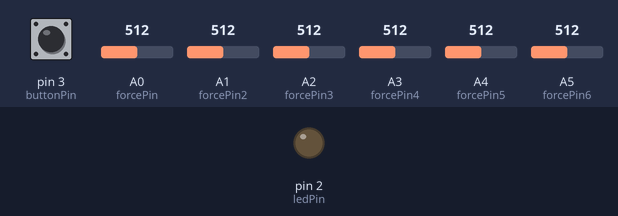
A sketch run on a simulated Arduino Uno, built with avr-gcc and run on an emulated ATmega328P. Shown: output pins drawn as LEDs (lit = HIGH). The inputs (shaded band) are chosen by the test bench; at power-on: pin 3 (buttonPin) HIGH, A0 (forcePin) = 512, A1 (forcePin2) = 512, A2 (forcePin3) = 512, A3 (forcePin4) = 512, A4 (forcePin5) = 512, A5 (forcePin6) = 512. Storage starts empty; what the sketch prints to the serial monitor is not drawn.

Above: at 0.26 s.
Timing chart, 0 to 2.0 s (numbered marks = the images above):
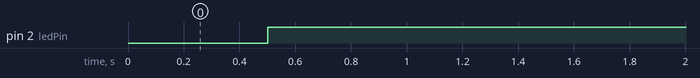

The sketch:

sketch_oct12a.ino
```cpp
//Reading stuff:
int forcePin = A0;
int forcePin2 = A1;
int forcePin3 = A2;
int forcePin4 = A3;
int forcePin5 = A4;
int forcePin6 = A5;
int forceReading = 0;
int forceReading2 = 0;
int forceReading3 = 0;
int forceReading4 = 0;
int forceReading5 = 0;
int forceReading6 = 0;
static unsigned long lastRead = 0;
const unsigned long READ_PERIOD = 10000;

/*--------------------------------------------------------------------*/

//Button on/off:
const int buttonPin = 3;
const int ledPin = 2;

int ledState = LOW;
int buttonState;
int lastButtonState = HIGH;

unsigned long lastDebounceTime = 0;
unsigned long debounceDelay = 500;

/*--------------------------------------------------------------------*/

//SD-card stuff:
#include <SPI.h>
#include <SD.h>

File dataFile;

const int chipSelect = 4;
String S1, S2, S3, S4, S5, S6, T1, string2write;
int closeStuff = 0;

//Sends the string:
void writeToSD(int sens1, int sens2, int sens3, int sens4, int sens5, int sens6) {
  S1 = String(sens1);
  S2 = String(sens2);
  S3 = String(sens3);
  S4 = String(sens4);
  S5 = String(sens5);
  S6 = String(sens6);
  T1 = String(millis());
  string2write = T1 + ";" + S1 + ";" + S2 + ";" + S3 + ";" + S4 + ";" + S5 + ";" + S6;
  //File dataFile = SD.open("data.txt", FILE_WRITE);
  dataFile.println(string2write);
  //dataFile.close();
}

//Collects a string before sending it:
/*String buildString(int sens1, int sens2, int sens3, int sens4) {
  S1 = String(sens1);
  S2 = String(sens2);
  S3 = String(sens3);
  S4 = String(sens4);
  T1 = String(millis());
  string2write = T1 + ";" + S1 + ";" + S2 + ";" + S3 + ";" + S4 + "\r\n";
  return string2write;
}*/

/*--------------------------------------------------------------------*/

void setup() {
  // put your setup code here, to run once:
  Serial.begin(9600);

  //Button stuff:
  pinMode(buttonPin, INPUT);
  pinMode(ledPin, OUTPUT);
  digitalWrite(ledPin, ledState);

  //SD-card stuff:
  // see if the card is present and can be initialized:
  if (!SD.begin(chipSelect)) {
    Serial.println("Card failed, or not present");
    // don't do anything more:
    while (1);
  }
  Serial.println("card initialized.");

  //Create data file:
  dataFile = SD.open("data.txt", FILE_WRITE);
  dataFile.println("");
}

void loop() {

  //Button stuff:
  //read the button pin, if pressed will be high, if not pressed will be low
  int reading = digitalRead(buttonPin);
  //in the case that the reading is not equal to the last state set the last debounce time to current millis time
  if (reading != lastButtonState)  {
    lastDebounceTime = millis();
  }
  //check the difference between current time and last registered button press time, if it's greater than user defined delay then change the LED state as it's not a bounce
  if ((millis() - lastDebounceTime) > debounceDelay) {
    if (reading != buttonState) {
      buttonState = reading;
      if (buttonState == HIGH) {
        ledState = !ledState;
      }
    }
  }
  //set the LED
  digitalWrite(ledPin, ledState);

  //save the reading. next time through the loop the state of the reading will be known as the lastButtonState
  lastButtonState = reading;

  /*--------------------------------------------------------------------*/

  //Reading-stuff:
  if (ledState == HIGH && micros() - lastRead >= READ_PERIOD) {
    if (!dataFile) {
      dataFile = SD.open("data.txt", FILE_WRITE);
    }
    forceReading = analogRead(forcePin);
    forceReading2 = analogRead(forcePin2);
    forceReading3 = analogRead(forcePin3);
    forceReading4 = analogRead(forcePin4);
    forceReading5 = analogRead(forcePin5);
    forceReading6 = analogRead(forcePin6);

    if (closeStuff == 0) {
      lastRead = millis();
    } else {
      lastRead += READ_PERIOD;
    }

    /*if (lastSend == 10) {
      writeToSD(string2write);
      string2write = "";
    } else {

    }*/

    //Saving stuff:
    writeToSD(forceReading, forceReading2, forceReading3, forceReading4, forceReading5, forceReading6);

    closeStuff = 1;
  }

  if (closeStuff == 1 && ledState == LOW) {
    dataFile.close();
    closeStuff = 0;
  }

}
```

Measured:
- by itself, pin 2 (ledPin): LOW → HIGH at 0.50 s
